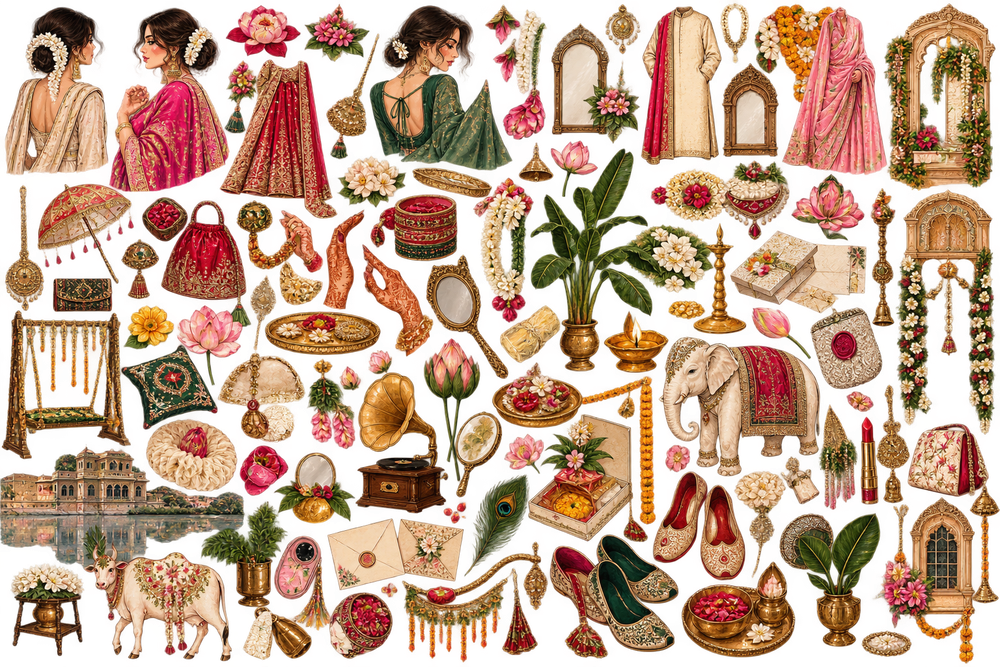
#> input picture kaphor-frontend/assets/elements/indian.png, 1000 x 667 px, shrunk from 1536 x 1024 before the run, found by its file name
$ python draw_grid.py
#> lines starting #> are read from the running program, lines starting #| are printed output that depends on the picture
from PIL import Image, ImageDraw, ImageFont

im = Image.open(r"c:\Users\Insiyah\Kaphor\kaphor-frontend\assets\elements\indian.png").convert('RGBA')
#> im is the input picture: PIL image 1000x667 RGBA; mean R, G, B, A 140, 88.9, 57.2, 152.2
draw = ImageDraw.Draw(im)

# Draw grid lines every 100px with coordinates
for x in range(0, im.width, 100):
    draw.line([(x, 0), (x, im.height)], fill=(0, 150, 255, 120), width=1)
    draw.text((x + 2, 5), str(x), fill=(0, 100, 255, 255))

for y in range(0, im.height, 100):
    draw.line([(0, y), (im.width, y)], fill=(255, 50, 0, 120), width=1)
    draw.text((5, y + 2), str(y), fill=(255, 50, 0, 255))

im.save(r"c:\Users\Insiyah\Kaphor\kaphor-frontend\scripts\indian_grid.png")
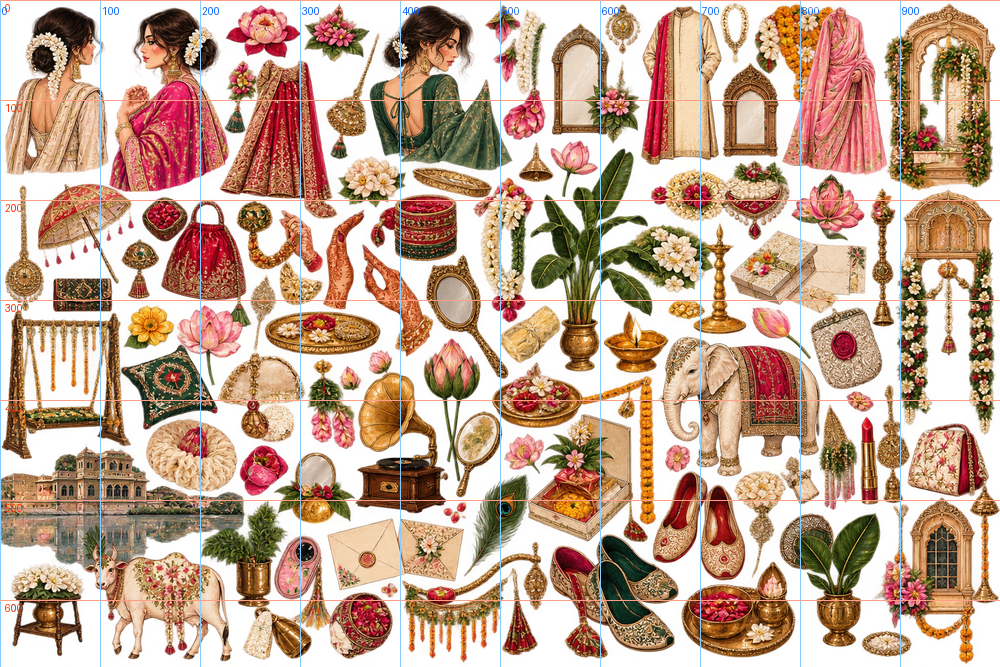
#> saved as indian_grid.png: PIL image 1000x667 RGBA; mean R, G, B, A 140.1, 89.3, 58.9, 152; transparent parts drawn white
print("Saved indian_grid.png")

$ run again, with kaphor-frontend/assets/elements/76d5efc9-6b18-4169-a3f9-816158f076ae.png copied over kaphor-frontend/assets/elements/indian.png
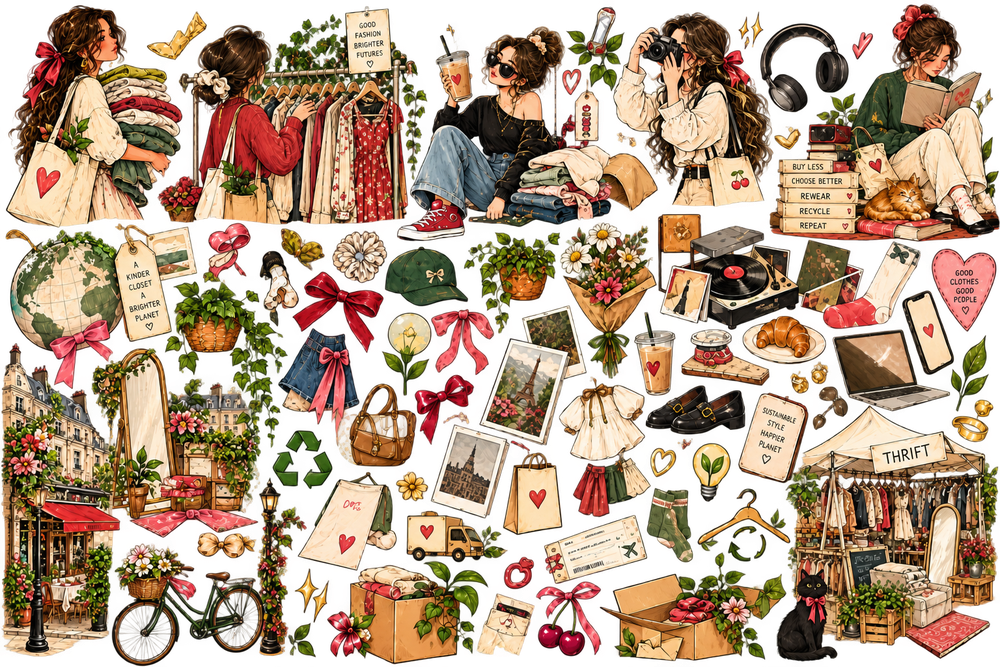
#> input picture kaphor-frontend/assets/elements/76d5efc9-6b18-4169-a3f9-816158f076ae.png, 1000 x 667 px, shrunk from 1536 x 1024 before the run, found by its file name
#> im is the input picture: PIL image 1000x667 RGBA; mean R, G, B, A 121, 90.2, 62.5, 167.3
#> `im.save(r"c:\Users\Insiyah\Kaphor\kaphor-frontend\scripts\indian_grid...`:
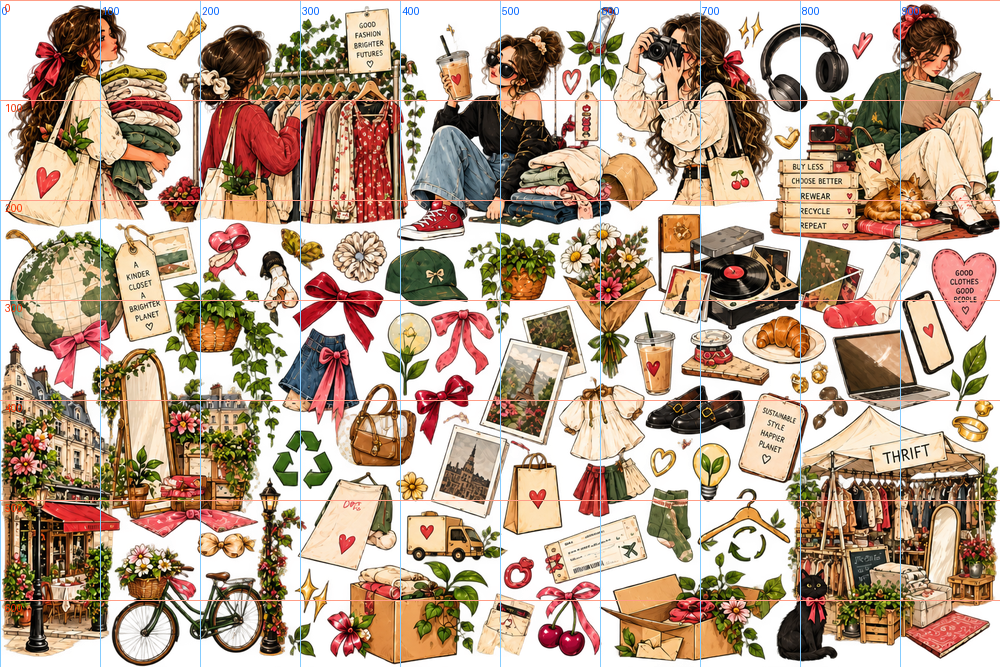
#> saved as indian_grid.png: PIL image 1000x667 RGBA; mean R, G, B, A 121.4, 90.5, 64, 166.7; transparent parts drawn white

$ run again, with kaphor-frontend/assets/elements/Sustainable Style Sticker Collage.png copied over kaphor-frontend/assets/elements/indian.png
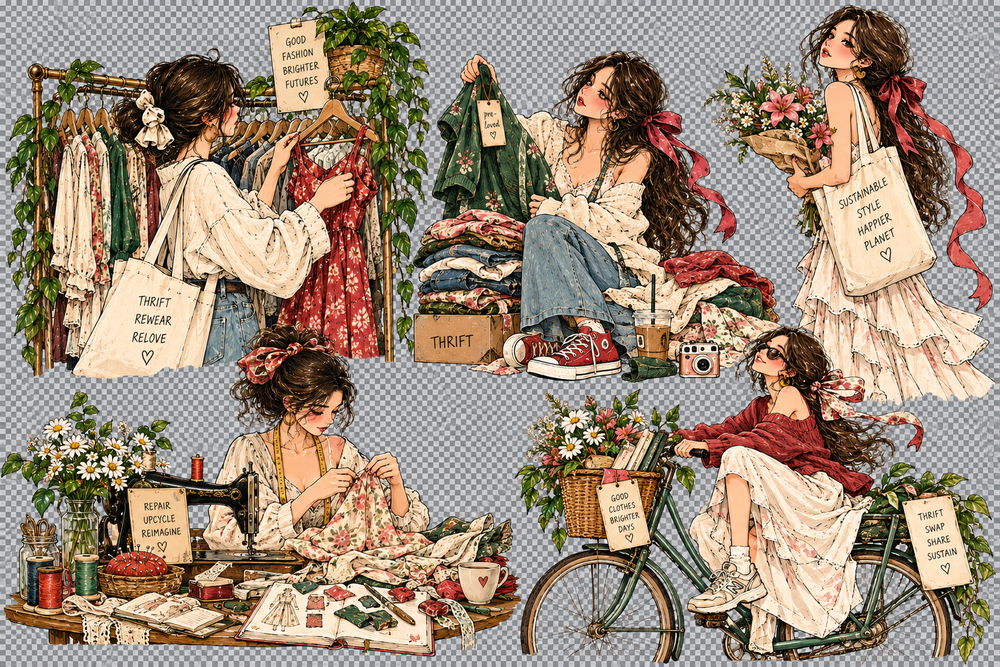
#> input picture kaphor-frontend/assets/elements/Sustainable Style Sticker Collage.png, 1000 x 667 px, shrunk from 1536 x 1024 before the run, found by its file name
#> `im.save(r"c:\Users\Insiyah\Kaphor\kaphor-frontend\scripts\indian_grid...`:
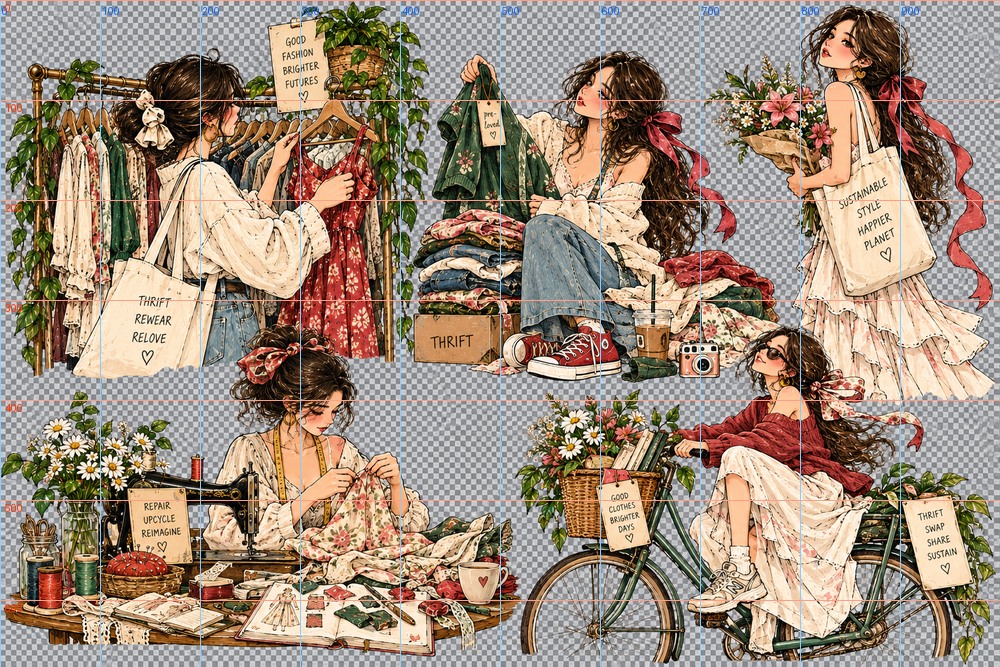
#> saved as indian_grid.png: PIL image 1000x667 RGBA; mean R, G, B, A 158, 138.8, 121.8, 252.2; transparent parts drawn white

$ run again, with kaphor-frontend/assets/elements/Vintage Thrift Fashion Sticker Collage.png copied over kaphor-frontend/assets/elements/indian.png
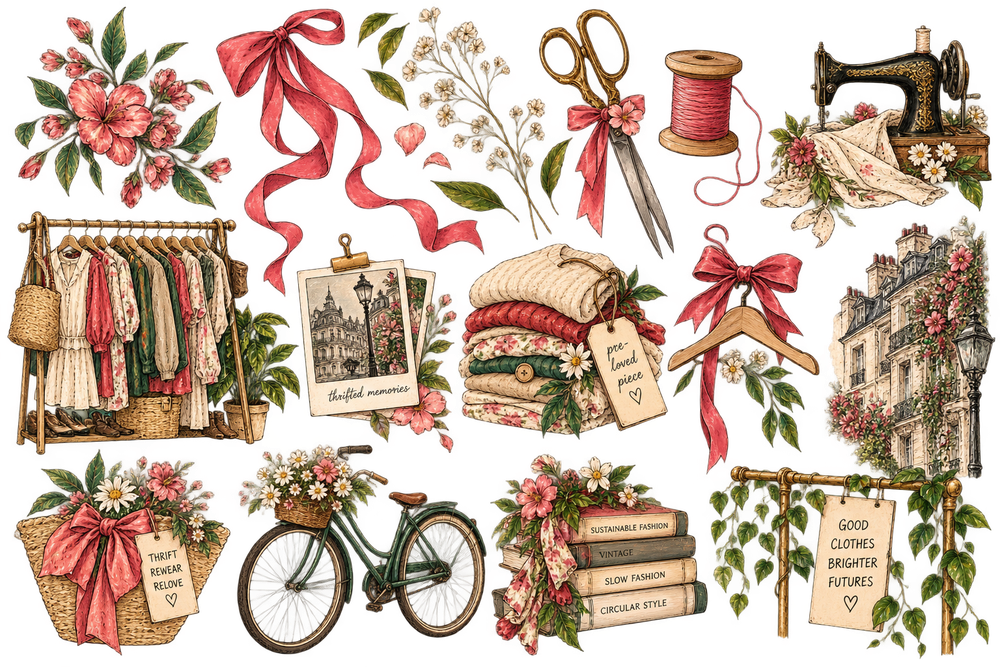
#> input picture kaphor-frontend/assets/elements/Vintage Thrift Fashion Sticker Collage.png, 1000 x 667 px, shrunk from 1536 x 1024 before the run, found by its file name
#> im is the input picture: PIL image 1000x667 RGBA; mean R, G, B, A 107.4, 76.4, 55.5, 130.9
#> `im.save(r"c:\Users\Insiyah\Kaphor\kaphor-frontend\scripts\indian_grid...`:
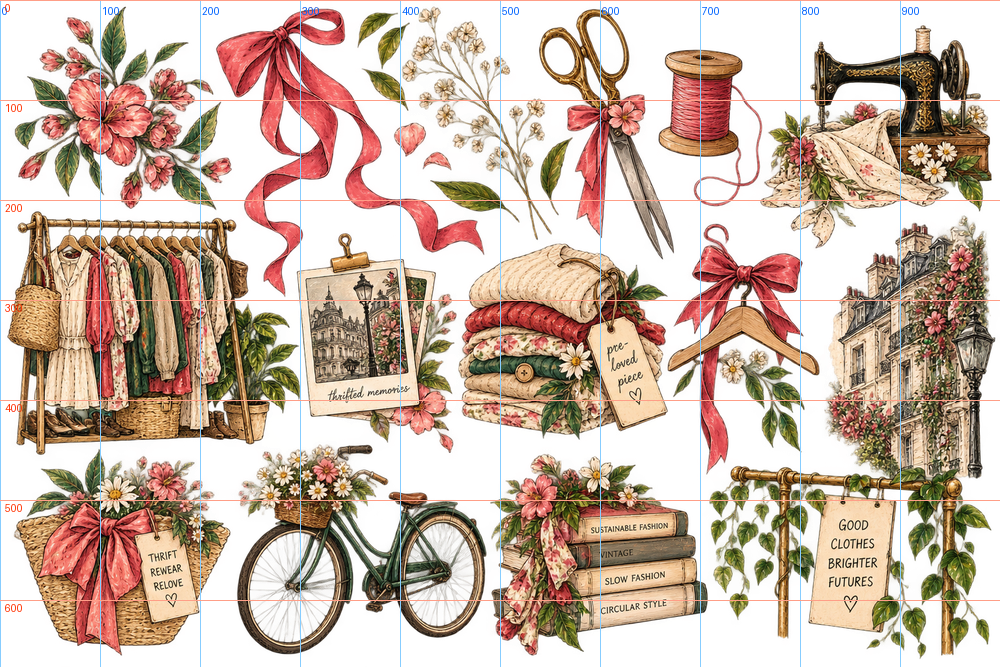
#> saved as indian_grid.png: PIL image 1000x667 RGBA; mean R, G, B, A 108.1, 77.1, 57.2, 131; transparent parts drawn white
